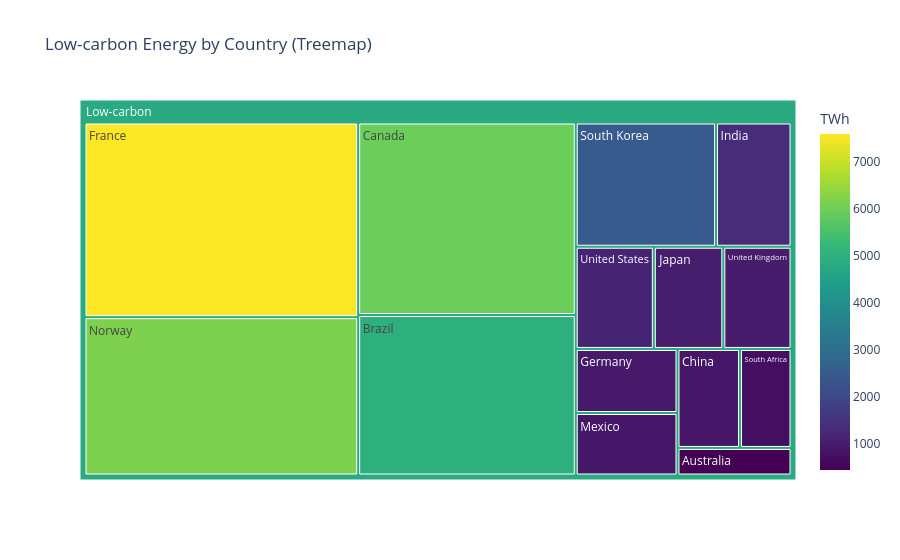
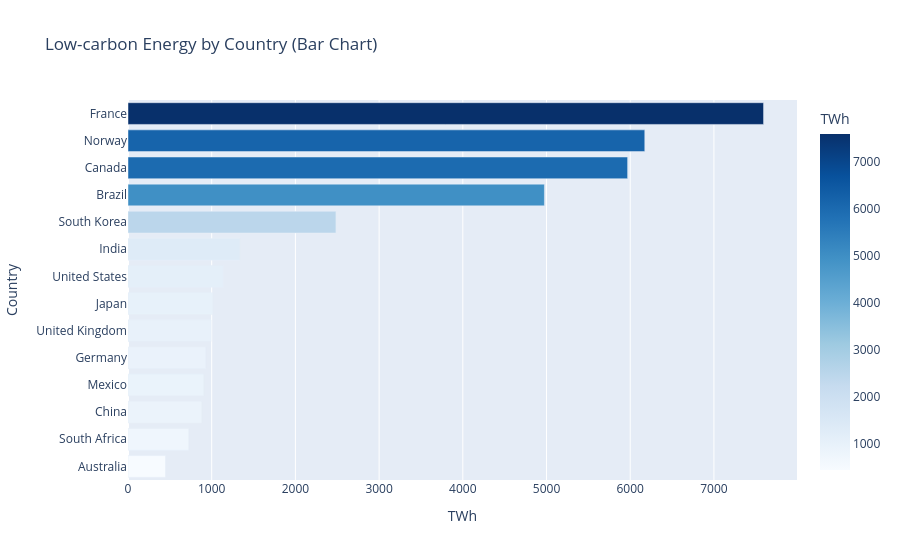

Here is the notebook cell these charts were saved with, in order:
### Markdown cell above
## Task 3 — Treemap vs bar: low-carbon energy by country

**What to build:** Build **both** a treemap and a horizontal bar chart showing total low-carbon TWh (Nuclear + Hydro) per country. Then answer the question in a markdown cell below.

**Requirements:**
- Filter to `Source_Type == 'Low-carbon'` and aggregate TWh by country
- Treemap: single-level `path=['All', 'Country']` with a dummy root node labelled `'Low-carbon'`
- Bar chart: sorted by TWh, horizontal orientation, CVD-safe colour
- Both charts show TWh values, not percentages
- Insight title on the bar chart naming the leading country

### Code cell
# Task 3 — charts
# YOUR CODE HERE
# Task 3 — Treemap vs Bar: low-carbon energy by country
# Task 3 — Treemap vs Bar: low-carbon energy by country
import pandas as pd
import plotly.express as px

# Filter to low-carbon sources only
df_low = df.loc[df['Source_Type'] == 'Low-carbon']

# Aggregate TWh by country
df_low_sum = df_low.groupby('Country')['TWh'].sum().reset_index()

# ✅ Add a dummy column for the root node
df_low_sum['All'] = 'Low-carbon'

# Treemap: single-level with dummy root node
fig_treemap = px.treemap(
    df_low_sum,
    path=['All', 'Country'],  # now both are valid columns
    values='TWh',
    color='TWh',
    color_continuous_scale='Viridis',
    title='Low-carbon Energy by Country (Treemap)'
)
fig_treemap.update_traces(root_color='lightgrey')
fig_treemap.show()

# Bar chart: sorted by TWh, horizontal orientation
df_low_sum_sorted = df_low_sum.sort_values('TWh', ascending=True)
fig_bar = px.bar(
    df_low_sum_sorted,
    x='TWh',
    y='Country',
    orientation='h',
    color='TWh',
    color_continuous_scale='Blues',
    title='Low-carbon Energy by Country (Bar Chart)'
)
fig_bar.show()

# Insight: leading country
leading_country = df_low_sum_sorted.iloc[-1]['Country']
print(f"The leading country in low-carbon energy generation is {leading_country}.")

### Figure 1 — Plotly figure (JSON) as saved in the notebook; plotly's stock layout.template omitted (floating-point values rounded to 4 significant figures)
{"data": [{"branchvalues": "total", "customdata": [[448.0], [4975.0], [5969.0], [882.0], [7593.0], [929.0], [1336.0], [1012.0], [906.0], [6174.0], [726.0], [2484.0], [993.0], [1137.0], [4797.0]], "domain": {"x": [0, 1], "y": [0, 1]}, "hovertemplate": "labels=%{label}<br>TWh_sum=%{value}<br>parent=%{parent}<br>id=%{id}<br>TWh=%{color}<extra></extra>", "ids": ["Low-carbon/Australia", "Low-carbon/Brazil", "Low-carbon/Canada", "Low-carbon/China", "Low-carbon/France", "Low-carbon/Germany", "Low-carbon/India", "Low-carbon/Japan", "Low-carbon/Mexico", "Low-carbon/Norway", "Low-carbon/South Africa", "Low-carbon/South Korea", "Low-carbon/United Kingdom", "Low-carbon/United States", "Low-carbon"], "labels": ["Australia", "Brazil", "Canada", "China", "France", "Germany", "India", "Japan", "Mexico", "Norway", "South Africa", "South Korea", "United Kingdom", "United States", "Low-carbon"], "marker": {"coloraxis": "coloraxis", "colors": [448.0, 4975.0, 5969.0, 882.0, 7593.0, 929.0, 1336.0, 1012.0, 906.0, 6174.0, 726.0, 2484.0, 993.0, 1137.0, 4797.0]}, "name": "", "parents": ["Low-carbon", "Low-carbon", "Low-carbon", "Low-carbon", "Low-carbon", "Low-carbon", "Low-carbon", "Low-carbon", "Low-carbon", "Low-carbon", "Low-carbon", "Low-carbon", "Low-carbon", "Low-carbon", ""], "root": {"color": "lightgrey"}, "type": "treemap", "values": [448.0, 4975.0, 5969.0, 882.0, 7593.0, 929.0, 1336.0, 1012.0, 906.0, 6174.0, 726.0, 2484.0, 993.0, 1137.0, 35560.0]}], "layout": {"coloraxis": {"colorbar": {"title": {"text": "TWh"}}, "colorscale": [[0, "#440154"], [0.1111, "#482878"], [0.2222, "#3e4989"], [0.3333, "#31688e"], [0.4444, "#26828e"], [0.5556, "#1f9e89"], [0.6667, "#35b779"], [0.7778, "#6ece58"], [0.8889, "#b5de2b"], [1, "#fde725"]]}, "legend": {"tracegroupgap": 0}, "title": {"text": "Low-carbon Energy by Country (Treemap)"}}}

### Figure 2 — Plotly figure (JSON) as saved in the notebook; plotly's stock layout.template omitted (floating-point values rounded to 4 significant figures)
{"data": [{"hovertemplate": "TWh=%{marker.color}<br>Country=%{y}<extra></extra>", "legendgroup": "", "marker": {"color": [448.0, 726.0, 882.0, 906.0, 929.0, 993.0, 1012.0, 1137.0, 1336.0, 2484.0, 4975.0, 5969.0, 6174.0, 7593.0], "coloraxis": "coloraxis", "pattern": {"shape": ""}}, "name": "", "orientation": "h", "showlegend": false, "textposition": "auto", "type": "bar", "x": [448.0, 726.0, 882.0, 906.0, 929.0, 993.0, 1012.0, 1137.0, 1336.0, 2484.0, 4975.0, 5969.0, 6174.0, 7593.0], "xaxis": "x", "y": ["Australia", "South Africa", "China", "Mexico", "Germany", "United Kingdom", "Japan", "United States", "India", "South Korea", "Brazil", "Canada", "Norway", "France"], "yaxis": "y"}], "layout": {"barmode": "relative", "coloraxis": {"colorbar": {"title": {"text": "TWh"}}, "colorscale": [[0, "rgb(247,251,255)"], [0.125, "rgb(222,235,247)"], [0.25, "rgb(198,219,239)"], [0.375, "rgb(158,202,225)"], [0.5, "rgb(107,174,214)"], [0.625, "rgb(66,146,198)"], [0.75, "rgb(33,113,181)"], [0.875, "rgb(8,81,156)"], [1, "rgb(8,48,107)"]]}, "legend": {"tracegroupgap": 0}, "title": {"text": "Low-carbon Energy by Country (Bar Chart)"}, "xaxis": {"anchor": "y", "domain": [0, 1], "title": {"text": "TWh"}}, "yaxis": {"anchor": "x", "domain": [0, 1], "title": {"text": "Country"}}}}
